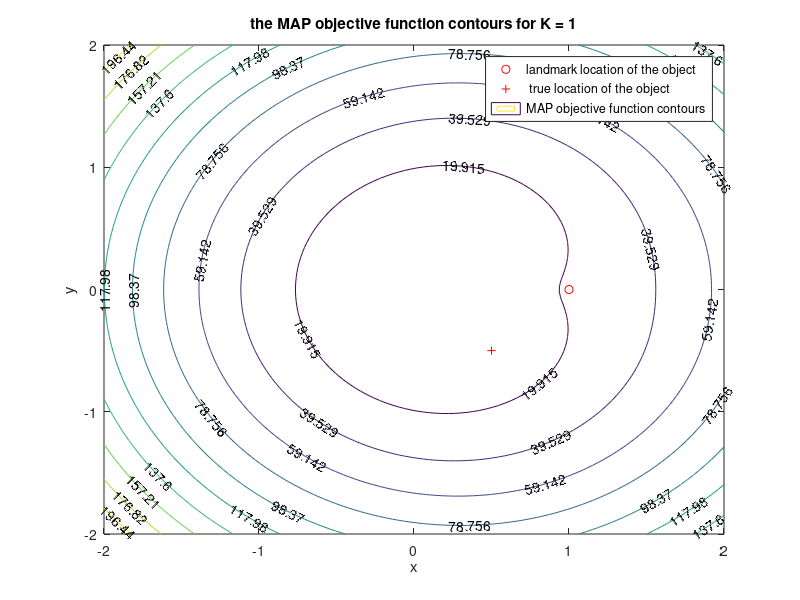
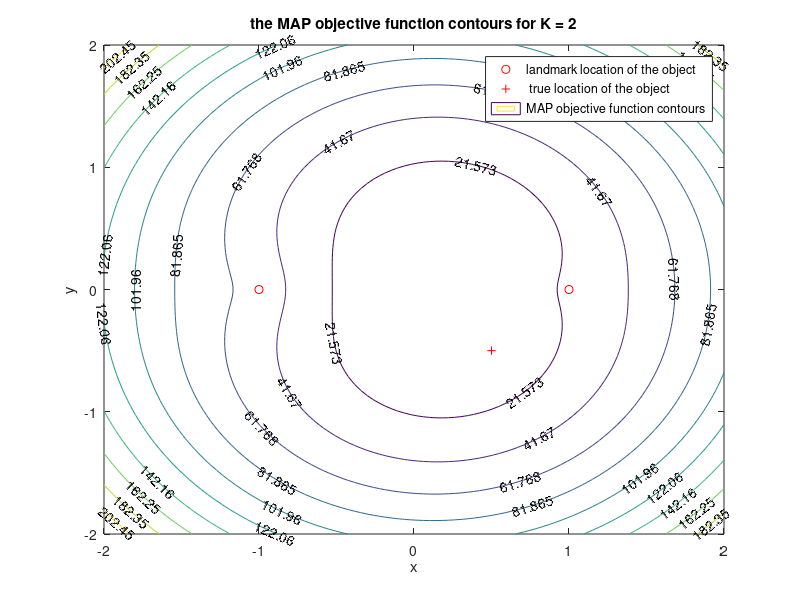
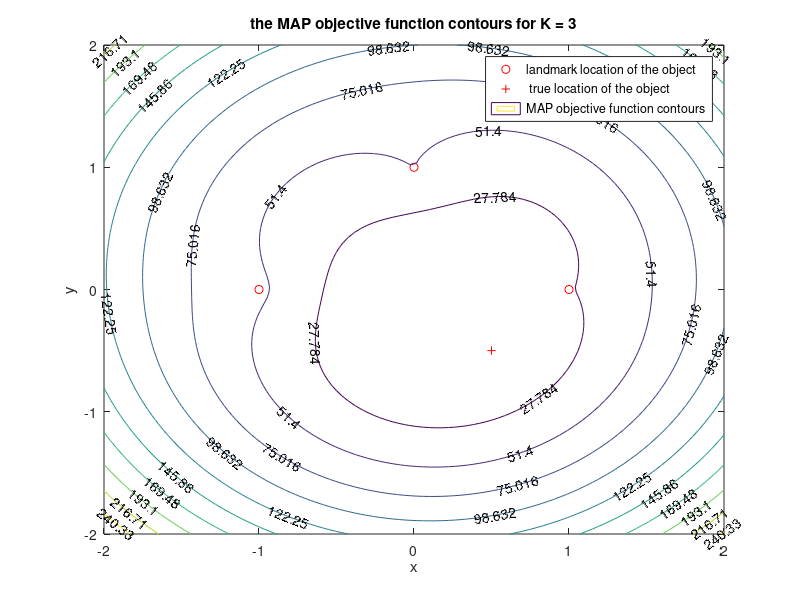
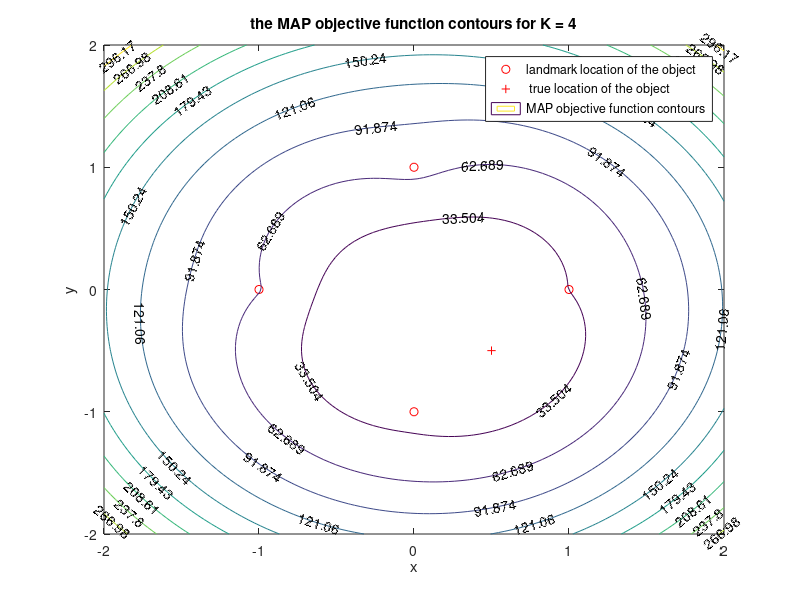

The MATLAB source for these figures, in order:
xT = 0.5;
yT = -0.5;
xi = [1, -1, 0, 0];
yi = [0, 0, 1, -1];
% for i = 1:4
%     g(:,i) = [xi(i),yi(i)];
% end
dertai = 0.3;
ni = normrnd(0, dertai^2, 4, 1);
for i = 1:4
    ri(i) = sqrt((xT-xi(i))^2+(yT-yi(i))^2)+ni(i);
end

x = linspace(-2,2);
y = linspace(-2,2);
[X,Y] = meshgrid(x,y);

dertax = 0.25;
dertay = 0.25;
% s0 = X.^2/(dertax)^2+Y.^2/(dertay)^2;
% A = X;
% B = X(:);
% r3 = sqrt((xi(1)-X(:)).^2+(yi(1)-Y(:)).^2);

r2 = zeros(10000,4);
s2 = zeros(10000,4);
gMAP = zeros(10000,4);
for i = 1:4
s1 = X(:).^2/(dertax)^2+Y(:).^2/(dertay)^2;
r2(:,i) = sqrt((X(:)-xi(i)).^2+(Y(:)-yi(i)).^2);
s2(:,i) = ((ri(i)-r2(:,i)).^2)/(dertai^2);
end

gMAP(:,1) = s1+s2(:,1);
gMAP(:,2) = s1+s2(:,1)+s2(:,2);
gMAP(:,3) = s1+s2(:,1)+s2(:,2)+s2(:,3);
gMAP(:,4) = s1+s2(:,1)+s2(:,2)+s2(:,3)+s2(:,4);
GMAP1 = reshape(gMAP(:,1),100,100);
GMAP2 = reshape(gMAP(:,2),100,100);
GMAP3 = reshape(gMAP(:,3),100,100);
GMAP4 = reshape(gMAP(:,4),100,100);

% subplot(2,2,1);
figure(1);
plot(xi(1),yi(1),'or'); hold on,
plot(xT,yT,'+r'); hold on,
contour(X,Y,GMAP1,'ShowText','on');
legend('landmark location of the object',' true location of the object','MAP objective function contours'), 
title('the MAP objective function contours for K = 1'),
xlabel('x'), ylabel('y')

% subplot(2,2,2);
figure(2);
plot(xi(1:2),yi(1:2),'or'); hold on,
plot(xT,yT,'+r'); hold on,
contour(X,Y,GMAP2,'ShowText','on');
legend('landmark location of the object',' true location of the object','MAP objective function contours'), 
title('the MAP objective function contours for K = 2'),
xlabel('x'), ylabel('y')

% subplot(2,2,3);
figure(3);
plot(xi(1:3),yi(1:3),'or'); hold on,
plot(xT,yT,'+r'); hold on,
contour(X,Y,GMAP3,'ShowText','on');
legend('landmark location of the object',' true location of the object','MAP objective function contours'), 
title('the MAP objective function contours for K = 3'),
xlabel('x'), ylabel('y')

% subplot(2,2,4);
figure(4);
plot(xi(1:4),yi(1:4),'or'); hold on,
plot(xT,yT,'+r'); hold on,
contour(X,Y,GMAP4,'ShowText','on');
legend('landmark location of the object',' true location of the object','MAP objective function contours'), 
title('the MAP objective function contours for K = 4'),
xlabel('x'), ylabel('y')